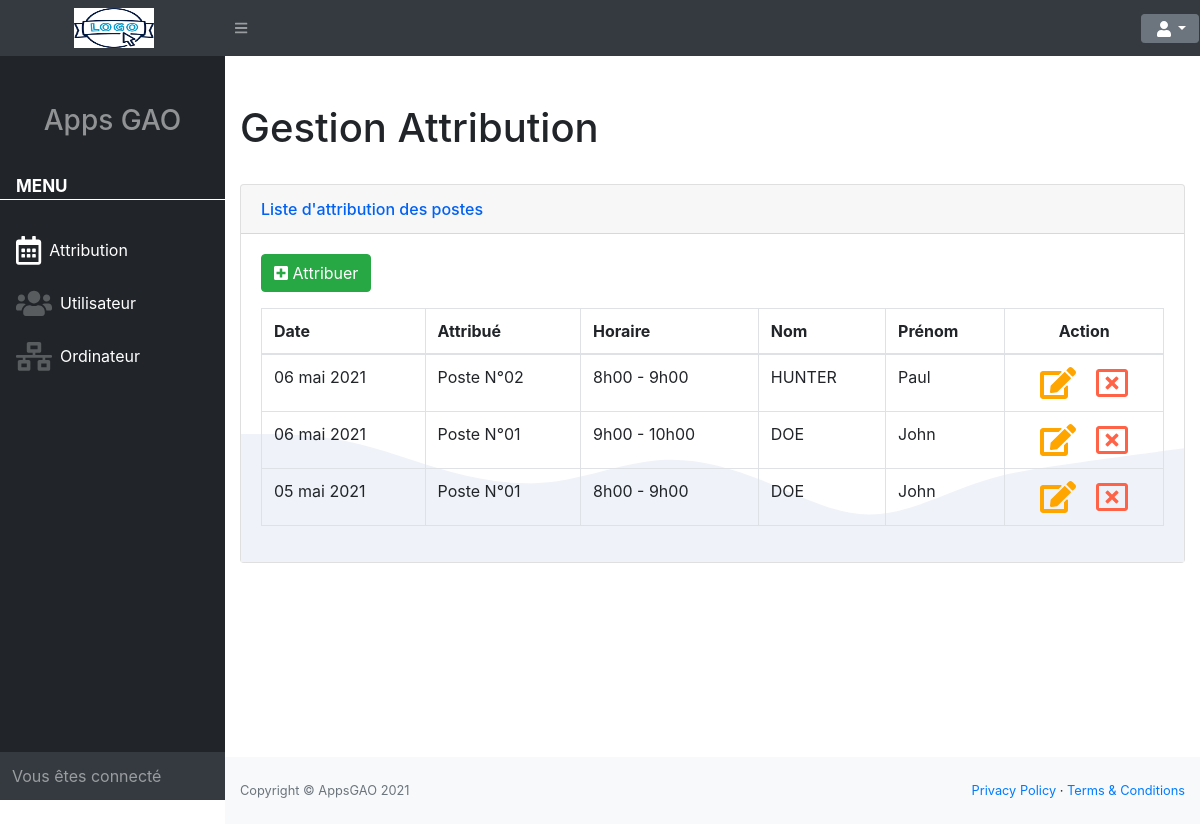
Page /index.php?act=db (signed in) on the committed database.
### tables this page shows
CREATE TABLE attribuer(
   numPoste INT(11) NOT NULL,
   numCreneau INT(11) NOT NULL,
   numUtil INT(11) NOT NULL,
   dateJour DATE NOT NULL,
   annuler tinyint(4) NOT NULL DEFAULT 0
);

CREATE TABLE post_info(
   numPoste INT(11) NOT NULL,
   nomPc VARCHAR(50) NOT NULL,
   etatPc VARCHAR(50) NOT NULL,
   date_crea DATETIME NOT NULL,
   versionPost TINYINT(1) NOT NULL DEFAULT 0
);

CREATE TABLE creneau_hor(
   numCreneau INT(11) NOT NULL ,
   creneauDebut TIME NOT NULL,
   creneauFin TIME NOT NULL,
   libelle VARCHAR(100) NOT NULL
);

CREATE TABLE utilisateur(
   numUtil INT(11) NOT NULL,
   nomUtil VARCHAR(100) NOT NULL,
   prenomUtil VARCHAR(100) NOT NULL,
   adresse VARCHAR(255) NOT NULL,
   codeP VARCHAR(25) NOT NULL,
   ville VARCHAR(100) NOT NULL,
   date_crea DATETIME NOT NULL,
   email VARCHAR(100) NOT NULL,
   passW VARCHAR(255) NOT NULL,
   supprimer TINYINT(1) NOT NULL DEFAULT 0,
   versionUtil TINYINT(1) NOT NULL DEFAULT 0
);

### views/vDashboard.php (called while the page is built)
<?php
    include 'structureHTML/hautHTML.php';
    include 'structureHTML/navbarHTML.php';
    include 'structureHTML/sideNavHTML.php';
    include 'vueDashboard/bodyDB.php';
    include 'structureHTML/footerHTML.php';
    include 'structureHTML/basHTML.php';

### index.php (called while the page is built, shortened)
<?php
    $view = "";
    $pAction = isset($_GET['act'])? $_GET['act'] : null;
    if(!isset($_GET['act'])){
        header("location:./index.php?act=acc");
    }else{
        switch ($pAction){
            case "db" :
                include './controlers/cDashboard.php';
            break;
        }
    }
    include './views/'.$view.'.php';
?>

### models/managerCrudAttr.php (called while the page is built, shortened)
<?php
    function getAllAttr(){
        global $pdo;
        $sql = ' SELECT a.*, u.nomUtil, u.prenomUtil, p.nomPc ,c.libelle
                    FROM attribuer as a
                    INNER JOIN utilisateur as u
                    ON a.numUtil = u.numUtil
                    INNER JOIN post_info as p
                    ON a.numPoste = p.numPoste
                    INNER JOIN creneau_hor as c
                    ON a.numCreneau = c.numCreneau
                    ORDER BY a.dateJour DESC, a.numCreneau ASC ';
        $requetes = $pdo->prepare($sql);
        $requetes->execute();
        $data =  $requetes->fetchAll(PDO::FETCH_ASSOC);
        return $data;
    }

### controlers/cDashboard.php (called while the page is built, shortened)
<?php
    include 'models/managerCrudAttr.php';
    if(!empty($pAction) && $pAction == "db"){
        $tabAttr = getAllAttr();
    }

### views/vueDashboard/bodyDB.php (the view, shortened to what this page needs)
<div id="layoutSidenav_content">
    <main>
        <div class="container-fluid">
            <h1 class="mt-4">Gestion Attribution</h1>
            <br>
            <div class="card card-waves ">
                <div class="card-header">
                    Liste d'attribution des postes
                </div>
                <div class="card-body">
                    <p class="font-weight-bold " >
                        <a href="index.php?act=crA&req=create" type="button" class="btn btn-success"><i class="fas fa-plus-square"></i> Attribuer</a>
                    </p>
                    <div class="table-responsive">
                        <table class="table table-bordered" id="dataTable" width="100%" cellspacing="0">
                            <thead>
                                <tr>
                                    <th>Date</th>
                                    <th>Attribué</th>
                                    <th>Horaire</th>
                                    <th>Nom</th>
                                    <th>Prénom</th>
                                    <th class="text-center">Action</th>
                                </tr>
                            </thead>
                            <tbody>
                                <?php
                                $datefmt = new IntlDateFormatter('fr_FR', NULL, NULL, NULL, NULL, 'dd MMMM yyyy');
                                foreach($tabAttr as $values){
                                    $date = date_create($values['dateJour']);
                                    echo' <tr>
                                            <td>'.$datefmt->format($date).'</td>
                                            <td>'.$values['nomPc'].'</td>
                                            <td>'.$values['libelle'].'</td>
                                            <td>'.$values['nomUtil'].'</td>
                                            <td>'.$values['prenomUtil'].'</td>
                                            <td class="text-center">
                                                <a href="index.php?act=crA&req=update&num='.$values['numPoste'].'" class="pr-2"><i class="fas fa-edit fa-2x" style="color:orange"></i></a>
                                                <a data-delete-url="index.php?act=db&req=delete&numP='.$values['numPoste'].'&numC='.$values['numCreneau'].'&numU='.$values['numUtil'].'" class="pl-2" type="button" data-toggle="modal" data-target="#modalSuppr"><i class="far fa-window-close fa-2x" style="color:Tomato"></i></a>
                                            </td>
                                        </tr>';
                                } ?>
                            </tbody>
                        </table>
                    </div>
                </div>
            </div>
        </div>
    </main>

### views/structureHTML/hautHTML.php (shortened to what this page needs)
<html lang="fr">
    <head>
        <link href="./customer/css/globalTemplate.css" rel="stylesheet" />
        <link href="./customer/css/style.css" rel="stylesheet" />
        <link rel="stylesheet" href="https://cdn.jsdelivr.net/npm/bootstrap@4.6.0/dist/css/bootstrap.min.css">
    </head>

### views/structureHTML/navbarHTML.php (shortened to what this page needs)
<body class="sb-nav-fixed">
        <nav class="row sb-topnav navbar navbar-expand navbar-dark bg-dark">
            <a class="navbar-brand text-center" href="./"><img src="./assets/logo/logo.png" alt="logo" width="80px" height="40px"></a>
            <button class="btn btn-link btn-sm order-1 order-lg-0" id="sidebarToggle" href="#!"><i class="fas fa-bars"></i></button>
            <div class="navbar-nav ml-auto dropdown">
                <button class="btn btn-secondary dropdown-toggle" id="dropdownMenuButton" type="button" data-toggle="dropdown" aria-haspopup="true" aria-expanded="false"><i class="fas fa-user fa-fw"></i></button>
            </div>
        </nav>

### views/structureHTML/sideNavHTML.php
<div id="layoutSidenav">
            <div id="layoutSidenav_nav">
                <nav class="sb-sidenav accordion sb-sidenav-dark" id="sidenavAccordion">
                    <div class=" text-center mt-5 "><h3>Apps GAO</h3></div>
                    <div class="sb-sidenav-menu">
                        <div class="nav">
                            <div class="sb-sidenav-menu-heading text-white pb-0">Menu</div>
                            <br>
                            <a id="Attribution" class="nav-link text-white" href="./index.php?act=db" >
                                <div class="sb-nav-link-icon"><i class="far fa-calendar-alt fa-2x"></i></div>
                                Attribution
                            </a>
                            <a id="utilisateur" class="nav-link text-white" href="./index.php?act=utl">
                                <div class="sb-nav-link-icon"><i class="fas fa-users fa-2x"></i></div>
                                Utilisateur
                            </a>
                            <a id="ordinateur" class="nav-link text-white" href="./index.php?act=odt" >
                                <div class="sb-nav-link-icon"><i class="fas fa-network-wired fa-2x"></i></div>
                                Ordinateur
                            </a>
                        </div>
                    </div>
                    <div class="sb-sidenav-footer">
                        <div class="medium"> Vous êtes connecté</div>
                    </div>
                </nav>
            </div>

### views/structureHTML/footerHTML.php
        <footer class="py-4 bg-light mt-auto">
            <div class="container-fluid">
                <div class="d-flex align-items-center justify-content-between small">
                    <div class="text-muted">Copyright &copy; AppsGAO 2021</div>
                    <div>
                        <a href="#">Privacy Policy</a>
                        &middot;
                        <a href="#">Terms &amp; Conditions</a>
                    </div>
                </div>
            </div>
        </footer>
    </div>
</div>

### views/structureHTML/basHTML.php (shortened to what this page needs)
    </body>
</html>

### customer/css/style.css (style rules this page uses)
#dropdownMenuButton { border-bottom: black 0px solid; }
.sb-sidenav-menu-heading { font-size: 17px !important; border-bottom: white 1px solid; }
.card:not([class*=bg-]) .card-header { color: #0061f2; }
.card .card-header { font-weight: 500; }
.card-header:first-child { border-radius: 0.35rem 0.35rem 0 0; }
.card-waves .card-body { background-image: url(../../assets/media/bg-waves.svg); }
.card-waves .card-body, .card-angles .card-body { background-size: 100% auto; background-repeat: no-repeat; background-position: center bottom; }

### rows in the picture
attribuer: dateJour "06 mai 2021", numPoste.nomPc "Poste N°02", numCreneau.libelle "8h00 - 9h00", numUtil.nomUtil "HUNTER", numUtil.prenomUtil "Paul"
attribuer: dateJour "06 mai 2021", numPoste.nomPc "Poste N°01", numCreneau.libelle "9h00 - 10h00", numUtil.nomUtil "DOE", numUtil.prenomUtil "John"
attribuer: dateJour "05 mai 2021", numPoste.nomPc "Poste N°01", numCreneau.libelle "8h00 - 9h00", numUtil.nomUtil "DOE", numUtil.prenomUtil "John"
